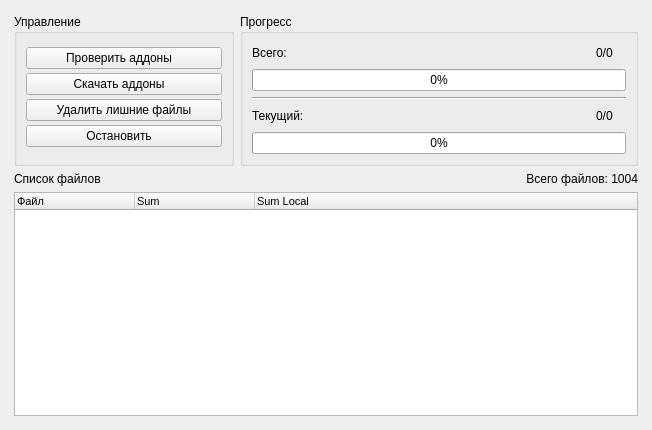
<?xml version="1.0" encoding="UTF-8"?>
<ui version="4.0">
 <class>GameUpdatesView</class>
 <widget class="QWidget" name="GameUpdatesView">
  <property name="geometry">
   <rect>
    <x>0</x>
    <y>0</y>
    <width>652</width>
    <height>430</height>
   </rect>
  </property>
  <layout class="QGridLayout" name="gridLayout">
   <property name="leftMargin">
    <number>14</number>
   </property>
   <property name="topMargin">
    <number>14</number>
   </property>
   <property name="rightMargin">
    <number>14</number>
   </property>
   <property name="bottomMargin">
    <number>14</number>
   </property>
   <item row="0" column="0">
    <layout class="QHBoxLayout" name="horizontalLayout_2">
     <item>
      <widget class="QGroupBox" name="updaterBox">
       <property name="minimumSize">
        <size>
         <width>220</width>
         <height>0</height>
        </size>
       </property>
       <property name="maximumSize">
        <size>
         <width>220</width>
         <height>16777215</height>
        </size>
       </property>
       <property name="title">
        <string>Управление</string>
       </property>
       <layout class="QGridLayout" name="gridLayout_19">
        <property name="verticalSpacing">
         <number>0</number>
        </property>
        <item row="0" column="0">
         <widget class="QPushButton" name="checkAddons">
          <property name="text">
           <string>  Проверить аддоны     </string>
          </property>
          <property name="icon">
           <iconset resource="../../../../resources/icons.qrc">
            <normaloff>:/icons/images/darkstyle/hard drive.png</normaloff>:/icons/images/darkstyle/hard drive.png</iconset>
          </property>
         </widget>
        </item>
        <item row="1" column="0">
         <widget class="QPushButton" name="downloadUpdate">
          <property name="text">
           <string>    Скачать аддоны       </string>
          </property>
          <property name="icon">
           <iconset resource="../../../../resources/icons.qrc">
            <normaloff>:/icons/images/darkstyle/download61.png</normaloff>:/icons/images/darkstyle/download61.png</iconset>
          </property>
         </widget>
        </item>
        <item row="3" column="0">
         <widget class="QPushButton" name="stopUpdater">
          <property name="text">
           <string>       Остановить          </string>
          </property>
          <property name="icon">
           <iconset resource="../../../../resources/icons.qrc">
            <normaloff>:/icons/images/darkstyle/round60.png</normaloff>:/icons/images/darkstyle/round60.png</iconset>
          </property>
          <property name="iconSize">
           <size>
            <width>20</width>
            <height>20</height>
           </size>
          </property>
          <property name="flat">
           <bool>false</bool>
          </property>
         </widget>
        </item>
        <item row="2" column="0">
         <widget class="QPushButton" name="delOtherFiles">
          <property name="text">
           <string>Удалить лишние файлы</string>
          </property>
          <property name="icon">
           <iconset resource="../../../../resources/icons.qrc">
            <normaloff>:/icons/images/darkstyle/delete82.png</normaloff>:/icons/images/darkstyle/delete82.png</iconset>
          </property>
         </widget>
        </item>
       </layout>
      </widget>
     </item>
     <item>
      <widget class="QGroupBox" name="progressBarBox">
       <property name="sizePolicy">
        <sizepolicy hsizetype="Preferred" vsizetype="Preferred">
         <horstretch>0</horstretch>
         <verstretch>0</verstretch>
        </sizepolicy>
       </property>
       <property name="title">
        <string>Прогресс</string>
       </property>
       <layout class="QGridLayout" name="gridLayout_15">
        <item row="0" column="0">
         <layout class="QVBoxLayout" name="verticalLayout_12">
          <item>
           <layout class="QHBoxLayout" name="horizontalLayout">
            <item>
             <widget class="QLabel" name="progressBar_all_label">
              <property name="sizePolicy">
               <sizepolicy hsizetype="Preferred" vsizetype="Fixed">
                <horstretch>0</horstretch>
                <verstretch>0</verstretch>
               </sizepolicy>
              </property>
              <property name="text">
               <string>Всего:</string>
              </property>
             </widget>
            </item>
            <item>
             <spacer name="horizontalSpacer_2">
              <property name="orientation">
               <enum>Qt::Horizontal</enum>
              </property>
              <property name="sizeHint" stdset="0">
               <size>
                <width>40</width>
                <height>20</height>
               </size>
              </property>
             </spacer>
            </item>
            <item>
             <widget class="QLabel" name="totalProgressLabel">
              <property name="text">
               <string>0/0</string>
              </property>
             </widget>
            </item>
            <item>
             <widget class="QLabel" name="progressBar_all_label3">
              <property name="text">
               <string/>
              </property>
             </widget>
            </item>
           </layout>
          </item>
          <item>
           <widget class="QProgressBar" name="totalProgressBar">
            <property name="value">
             <number>0</number>
            </property>
           </widget>
          </item>
          <item>
           <widget class="Line" name="line">
            <property name="orientation">
             <enum>Qt::Horizontal</enum>
            </property>
           </widget>
          </item>
          <item>
           <layout class="QHBoxLayout" name="horizontalLayout_4">
            <item>
             <widget class="QLabel" name="progressBar_current_label">
              <property name="sizePolicy">
               <sizepolicy hsizetype="Preferred" vsizetype="Fixed">
                <horstretch>0</horstretch>
                <verstretch>0</verstretch>
               </sizepolicy>
              </property>
              <property name="text">
               <string>Текущий:</string>
              </property>
             </widget>
            </item>
            <item>
             <spacer name="horizontalSpacer">
              <property name="orientation">
               <enum>Qt::Horizontal</enum>
              </property>
              <property name="sizeHint" stdset="0">
               <size>
                <width>40</width>
                <height>20</height>
               </size>
              </property>
             </spacer>
            </item>
            <item>
             <widget class="QLabel" name="currentProgressLabel">
              <property name="sizePolicy">
               <sizepolicy hsizetype="Preferred" vsizetype="Preferred">
                <horstretch>0</horstretch>
                <verstretch>0</verstretch>
               </sizepolicy>
              </property>
              <property name="text">
               <string>0/0</string>
              </property>
              <property name="textFormat">
               <enum>Qt::AutoText</enum>
              </property>
              <property name="scaledContents">
               <bool>false</bool>
              </property>
             </widget>
            </item>
            <item>
             <widget class="QLabel" name="progressBar_current_label3">
              <property name="text">
               <string/>
              </property>
             </widget>
            </item>
           </layout>
          </item>
          <item>
           <widget class="QProgressBar" name="currentProgressBar">
            <property name="value">
             <number>0</number>
            </property>
           </widget>
          </item>
         </layout>
        </item>
       </layout>
      </widget>
     </item>
    </layout>
   </item>
   <item row="1" column="0">
    <layout class="QHBoxLayout" name="horizontalLayout_3">
     <item>
      <widget class="QLabel" name="label">
       <property name="text">
        <string>Список файлов</string>
       </property>
      </widget>
     </item>
     <item>
      <widget class="QLabel" name="label_2">
       <property name="text">
        <string>Всего файлов: 1004</string>
       </property>
       <property name="alignment">
        <set>Qt::AlignRight|Qt::AlignTrailing|Qt::AlignVCenter</set>
       </property>
      </widget>
     </item>
    </layout>
   </item>
   <item row="2" column="0">
    <widget class="QTreeWidget" name="filesTree">
     <property name="sizePolicy">
      <sizepolicy hsizetype="Expanding" vsizetype="Expanding">
       <horstretch>0</horstretch>
       <verstretch>0</verstretch>
      </sizepolicy>
     </property>
     <property name="minimumSize">
      <size>
       <width>300</width>
       <height>0</height>
      </size>
     </property>
     <property name="font">
      <font>
       <pointsize>8</pointsize>
       <stylestrategy>PreferDefault</stylestrategy>
      </font>
     </property>
     <property name="layoutDirection">
      <enum>Qt::LeftToRight</enum>
     </property>
     <property name="rootIsDecorated">
      <bool>false</bool>
     </property>
     <attribute name="headerDefaultSectionSize">
      <number>120</number>
     </attribute>
     <column>
      <property name="text">
       <string>Файл</string>
      </property>
     </column>
     <column>
      <property name="text">
       <string>Sum</string>
      </property>
     </column>
     <column>
      <property name="text">
       <string>Sum Local</string>
      </property>
     </column>
    </widget>
   </item>
  </layout>
 </widget>
 <resources>
  <include location="../../../../resources/icons.qrc"/>
 </resources>
 <connections/>
</ui>
